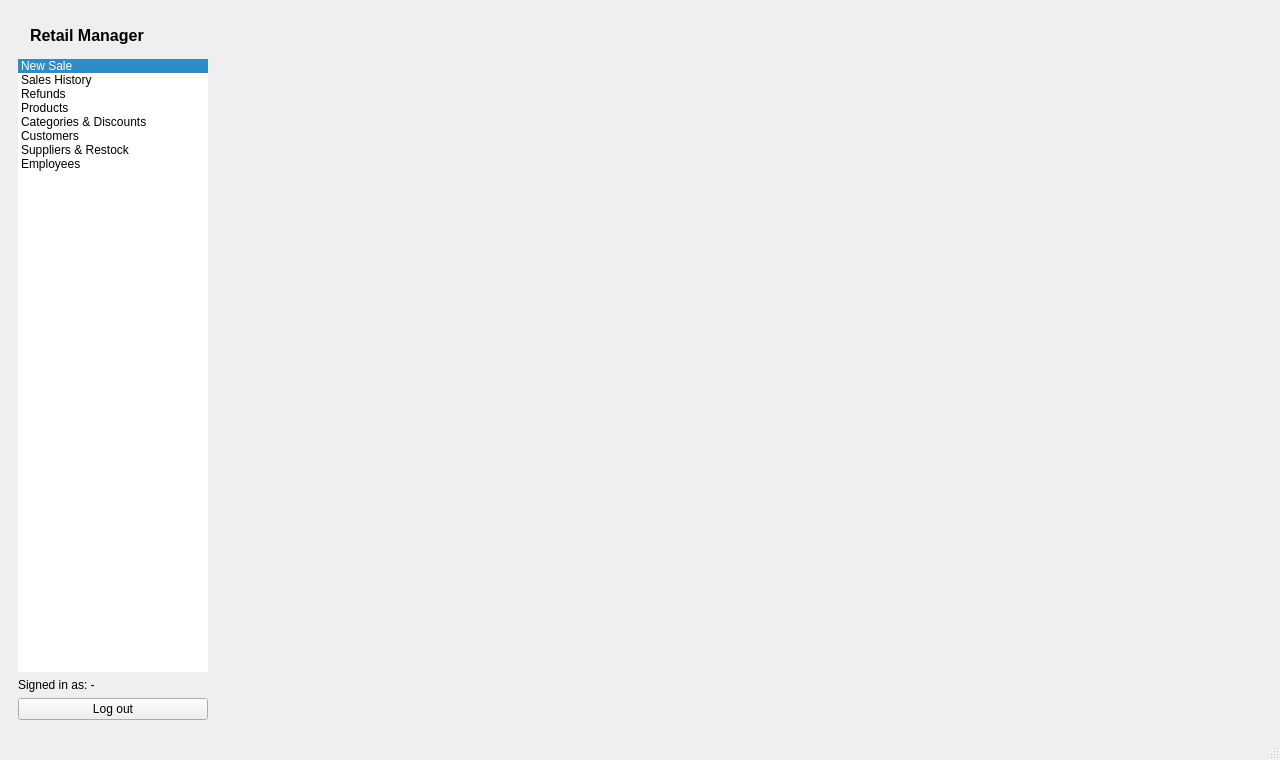
<?xml version="1.0" encoding="UTF-8"?>
<ui version="4.0">
 <class>MainWindow</class>
 <widget class="QMainWindow" name="MainWindow"><property name="geometry"><rect><x>0</x><y>0</y><width>1280</width><height>760</height></rect></property><property name="windowTitle"><string>Retail Manager</string></property><widget class="QWidget" name="centralwidget"><layout class="QHBoxLayout" name="layout_10" stretch="0,1"><item><widget class="QWidget" name="sidebar"><layout class="QVBoxLayout" name="layout_9"><item><widget class="QLabel" name="lblAppTitle"><property name="text"><string>Retail Manager</string></property><property name="styleSheet"><string>font-size: 16px; font-weight: bold; padding: 8px;</string></property></widget></item><item><widget class="QListWidget" name="navList"><property name="currentRow"><number>0</number></property><property name="minimumSize"><size><width>190</width><height>0</height></size></property><property name="maximumSize"><size><width>190</width><height>16777215</height></size></property><property name="frameShape"><enum>QFrame::NoFrame</enum></property><property name="horizontalScrollBarPolicy"><enum>Qt::ScrollBarAlwaysOff</enum></property><item><property name="text"><string>New Sale</string></property></item><item><property name="text"><string>Sales History</string></property></item><item><property name="text"><string>Refunds</string></property></item><item><property name="text"><string>Products</string></property></item><item><property name="text"><string>Categories &amp; Discounts</string></property></item><item><property name="text"><string>Customers</string></property></item><item><property name="text"><string>Suppliers &amp; Restock</string></property></item><item><property name="text"><string>Employees</string></property></item></widget></item><item><widget class="QLabel" name="lblCurrentUser"><property name="text"><string>Signed in as: -</string></property><property name="wordWrap"><bool>true</bool></property></widget></item><item><widget class="QPushButton" name="btnLogout"><property name="text"><string>Log out</string></property></widget></item></layout></widget></item><item><widget class="QStackedWidget" name="pageStack"><property name="currentIndex"><number>0</number></property></widget></item></layout></widget><widget class="QStatusBar" name="statusbar"/></widget>
 <resources/>
 <connections><connection><sender>navList</sender><signal>currentRowChanged(int)</signal><receiver>pageStack</receiver><slot>setCurrentIndex(int)</slot></connection></connections>
</ui>
